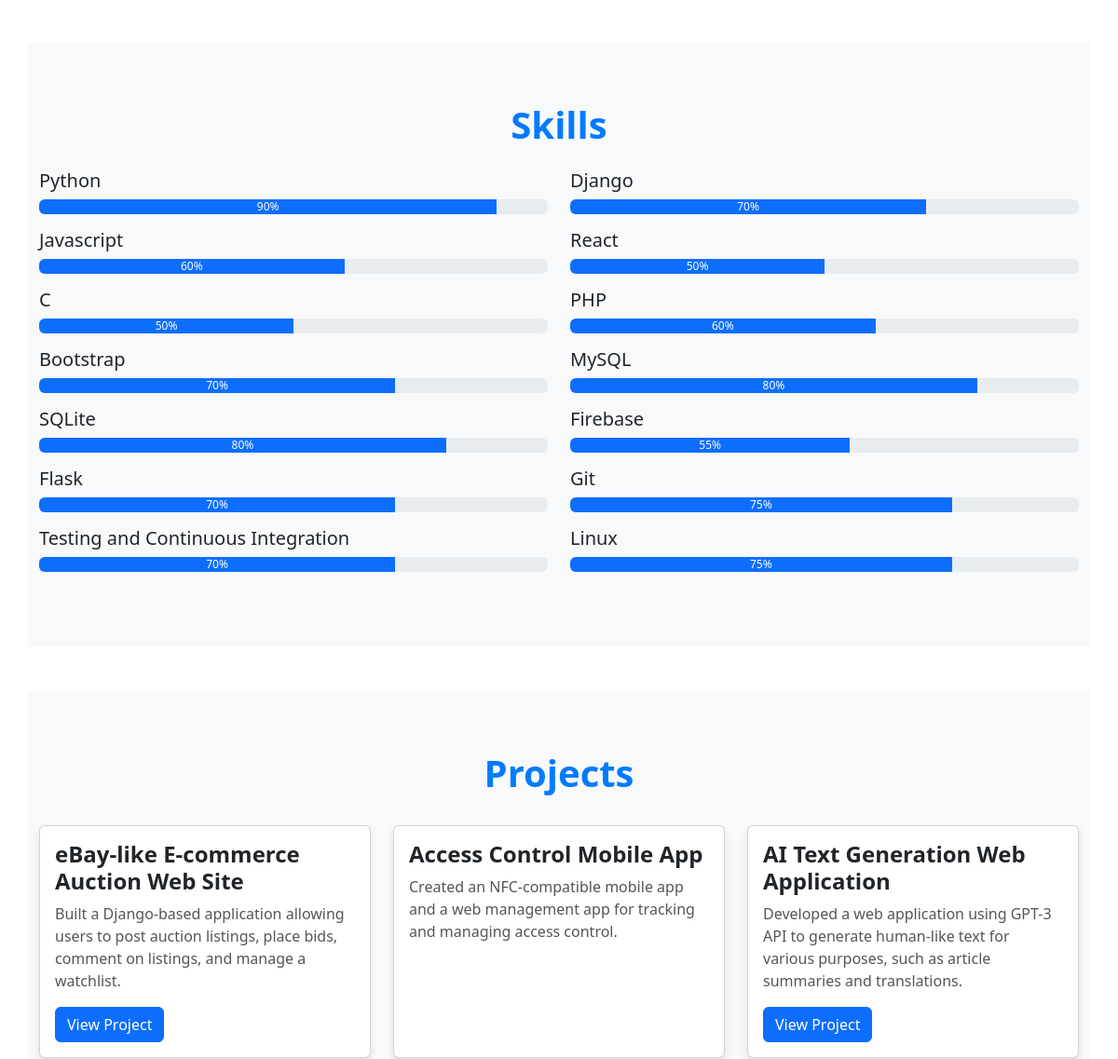
/ (middle part), run on an earlier commit of the app's database.
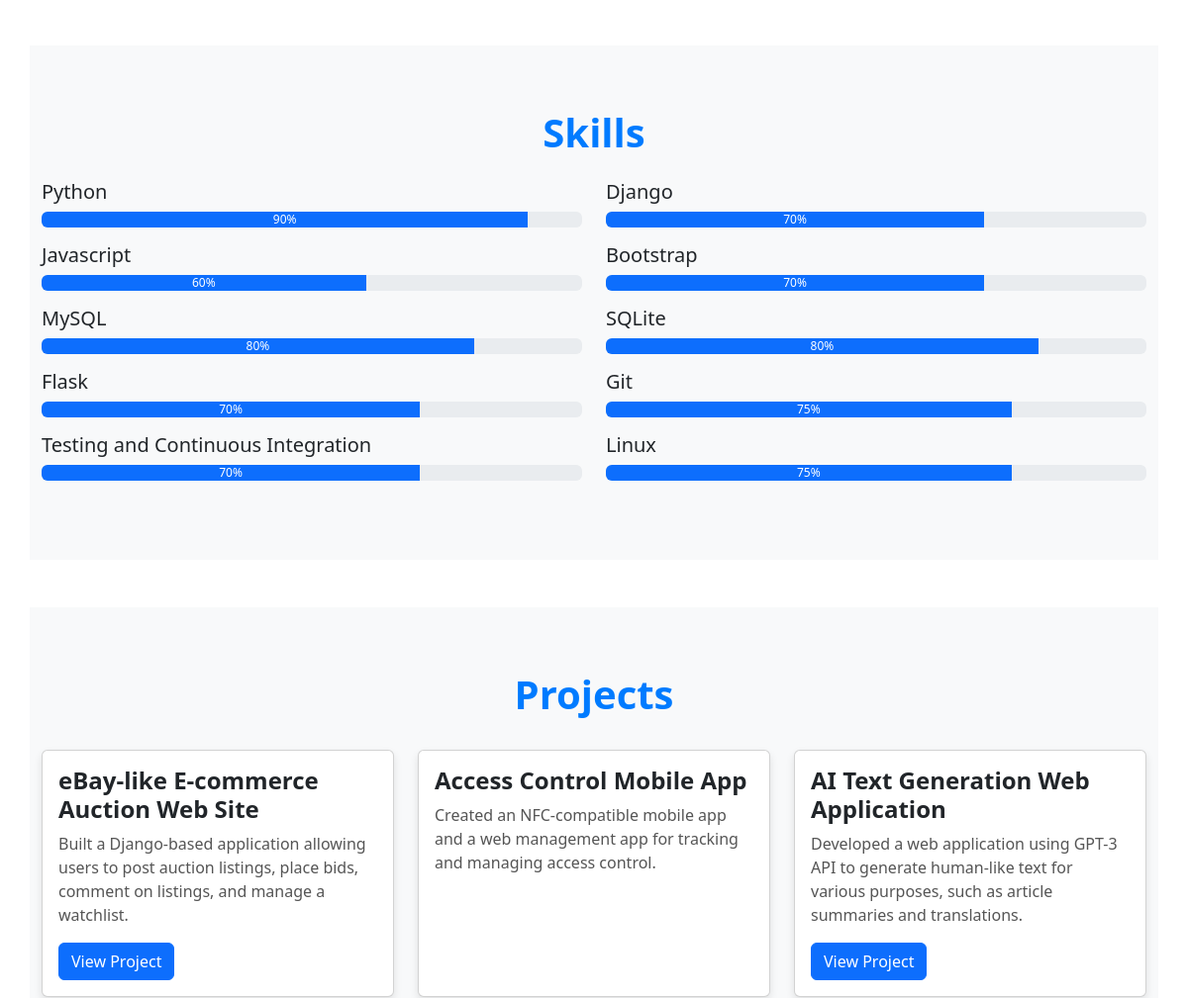
And on a later commit of the database.
### portfolio/models.py (models this page shows)
class Skill(models.Model):
    name = models.CharField(max_length=100)
    proficiency = models.IntegerField(help_text="Proficiency in %")

class Project(models.Model):
    title = models.CharField(max_length=100)
    description = models.TextField()
    link = models.URLField(blank=True, null=True)  # Link to project, if any

### portfolio/views.py (the view)
# urls.py: path('', portfolio_view, name='portfolio'),
def portfolio_view(request):
    projects = Project.objects.all()
    skills = Skill.objects.all()
    experiences = Experience.objects.all()
    return render(request, 'portfolio/portfolio.html', {
        "year":2024,
        "name": "daryldev",
        'projects': projects,
        'skills': skills,
        'experiences': experiences,
        "is_pwa": True,
    })

### portfolio/templates/portfolio/portfolio.html (shortened to what this page needs)
{% load static %}
{% load pwa %}
<!DOCTYPE html>
<html lang="en">
<head>
    <link rel="stylesheet" href="{% static 'css/styles.css' %}">
    <link href="https://cdn.jsdelivr.net/npm/bootstrap@5.3.0/dist/css/bootstrap.min.css" rel="stylesheet">
    <link rel="stylesheet" href="https://cdnjs.cloudflare.com/ajax/libs/font-awesome/6.0.0-beta3/css/all.min.css">
</head>
<body>
    <section id="skills" class="container my-5 section">
        <h2 class="text-center mb-4 section-title">Skills</h2>
        <div class="row">
            {% for skill in skills %}
            <div class="col-md-6 mb-3">
                <h5>{{ skill.name }}</h5>
                <div class="progress">
                    <div class="progress-bar" role="progressbar" style="width: {{ skill.proficiency }}%;"
                         aria-valuenow="{{ skill.proficiency }}" aria-valuemin="0" aria-valuemax="100">
                        {{ skill.proficiency }}%
                    </div>
                </div>
            </div>
            {% endfor %}
        </div>
    </section>
    <section id="projects" class="container my-5 section">
        <h2 class="section-title">Projects</h2>
        <div class="row">
            {% for project in projects %}
            <div class="col-md-4 mb-4">
                <div class="card h-100">
                    <div class="card-body">
                        <h5 class="card-title">{{ project.title }}</h5>
                        <p class="card-text">{{ project.description }}</p>
                        {% if project.link %}
                        <a href="{{ project.link }}" class="btn btn-primary" target="_blank">View Project</a>
                        {% endif %}
                    </div>
                </div>
            </div>
            {% endfor %}
        </div>
    </section>
</body>
</html>

What changed in the data, as far as the page shows it:
removed Skill: name "React", proficiency "50"
removed Skill: name "C", proficiency "50"
removed Skill: name "PHP", proficiency "60"
removed Skill: name "Firebase", proficiency "55"
